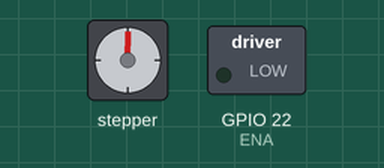
A program run on a simulated Raspberry Pi (BCM pin numbers). On the bench: stepper motor, switched loads named in the program (green lamp = pin HIGH). The stepper is drawn at 200 steps a turn; pins used as bus, display or sensor lines are not drawn; what the program prints to the terminal is not drawn.

Above: at 0.15 s.
At 10.06 s:
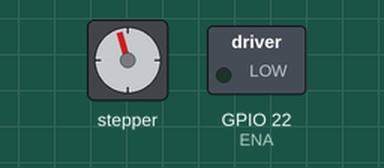
At 19.97 s:
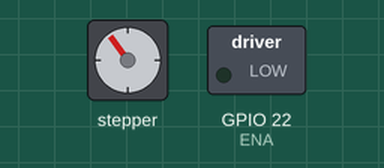
At 39.77 s:
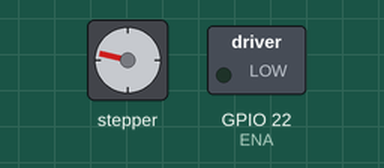
Timing chart, 0 to 40.0 s (numbered marks = the images above):
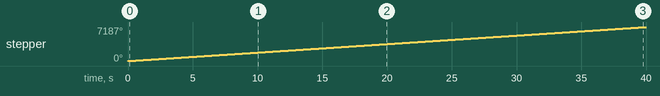

Measured:
- by itself, stepper: keeps turning clockwise at about 180°/s

The program:

test.py
```python
import time
import lgpio

PUL = 17  # Pin 11 → GPIO17
DIR = 27  # Pin 13 → GPIO27
ENA = 22  # Pin 15 → GPIO22


h = lgpio.gpiochip_open(0)
lgpio.gpio_claim_output(h, ENA)
lgpio.gpio_claim_output(h, PUL)
lgpio.gpio_claim_output(h, DIR)

print("Motor läuft...")

# Motor aktivieren
lgpio.gpio_write(h, ENA, 0)
lgpio.gpio_write(h, DIR, 1)

# Schritte fahren
for _ in range(20000):
    lgpio.gpio_write(h, PUL, 1)
    time.sleep(0.005)
    lgpio.gpio_write(h, PUL, 0)
    time.sleep(0.005)

# Motor deaktivieren
lgpio.gpio_write(h, ENA, 1)
print("Fertig")
```
